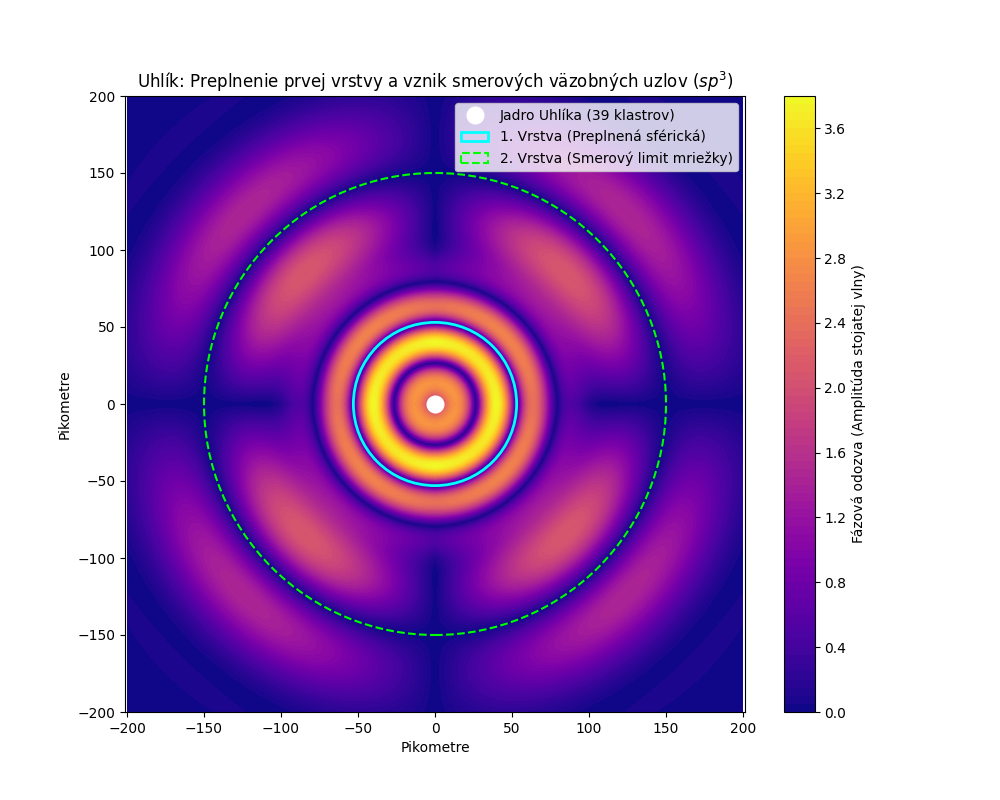

Write the Python code that produced this figure.
import numpy as np
import matplotlib.pyplot as plt


class KomplexnaInterferencia:
    """
    Engine demonštrujúci preplnenie prvej rezonančnej vrstvy
    a vznik smerových uzlov (sp3) pri uhlíku v Higgsovej mriežke.
    """

    def __init__(self, rozlisenie=300):
        # Širšie zorné pole pre zobrazenie druhej vrstvy
        x = np.linspace(-200, 200, rozlisenie)
        y = np.linspace(-200, 200, rozlisenie)
        self.X, self.Y = np.meshgrid(x, y)

        # Prevod do polárnych súradníc pre jednoduchšiu prácu so smerovosťou vĺn
        self.R = np.sqrt(self.X ** 2 + self.Y ** 2)
        self.Theta = np.arctan2(self.Y, self.X)
        self.R[self.R == 0] = 0.1  # Ochrana proti deleniu nulou

        # Limity mriežky
        self.limit_1_vrstva = 53.0  # Polomer prvej (preplnenej) vrstvy
        self.limit_2_vrstva = 150.0  # Polomer druhej (smerovej) vrstvy

    def simuluj_uhlik(self):
        """
        Simuluje 18 vytŕčajúcich gluónov uhlíka.
        Prvá vrstva sa preplní (sférická) a druhá vrstva sa formuje
        pozdĺž smerových osí ikosahedra (4 uzly v 2D reze).
        """
        vlnove_cislo_1 = 2 * np.pi / self.limit_1_vrstva
        vlnove_cislo_2 = 2 * np.pi / self.limit_2_vrstva

        # 1. PRVÁ VRSTVA: Masívny sférický nápor z 18 gluónov
        # Tlmíme ju vo väčšej vzdialenosti, pretože energia sa "vytláča" von
        amplituda_1 = (18 * np.sin(vlnove_cislo_1 * self.R)) / (self.R * 0.1)
        maska_1 = np.exp(-(self.R - self.limit_1_vrstva) ** 2 / 1000)
        vlna_1 = amplituda_1 * maska_1

        # 2. DRUHÁ VRSTVA: Smerové šírenie (odtlačok vrcholov ikosahedra)
        # Matematicky pridáme uhlovú závislosť (sin(2*Theta)), ktorá vytvorí 4 uzly
        smerovy_faktor = np.abs(np.sin(2 * self.Theta))

        # Rezonancia druhej vrstvy vzniká len tam, kde smerový faktor zosilňuje vlnu
        amplituda_2 = (18 * np.sin(vlnove_cislo_2 * self.R)) / (self.R * 0.05)
        maska_2 = np.exp(-(self.R - self.limit_2_vrstva) ** 2 / 3000)
        vlna_2 = amplituda_2 * maska_2 * smerovy_faktor

        # Celková fázová mapa je súčtom oboch rezonancií
        celkova_rezonancia = vlna_1 + vlna_2
        return celkova_rezonancia


# --- Spustenie a Vizualizácia ---
if __name__ == "__main__":
    engine = KomplexnaInterferencia()
    rezonancna_mapa = engine.simuluj_uhlik()

    plt.figure(figsize=(10, 8))

    # Vykreslíme mapu stojatých vĺn
    plt.contourf(engine.X, engine.Y, np.abs(rezonancna_mapa), levels=80, cmap='plasma')
    plt.colorbar(label='Fázová odozva (Amplitúda stojatej vlny)')

    # Vyznačenie jadra Uhlíka (39 klastrov)
    plt.plot(0, 0, 'wo', markersize=12, label='Jadro Uhlíka (39 klastrov)')

    # Vyznačenie preplnenej prvej vrstvy
    kruh_1 = plt.Circle((0, 0), 53, color='cyan', fill=False, linestyle='-', linewidth=2,
                        label='1. Vrstva (Preplnená sférická)')
    plt.gca().add_patch(kruh_1)

    # Vyznačenie druhej (smerovej) vrstvy
    kruh_2 = plt.Circle((0, 0), 150, color='lime', fill=False, linestyle='--', linewidth=1.5,
                        label='2. Vrstva (Smerový limit mriežky)')
    plt.gca().add_patch(kruh_2)

    plt.title("Uhlík: Preplnenie prvej vrstvy a vznik smerových väzobných uzlov ($sp^3$)")
    plt.xlabel("Pikometre")
    plt.ylabel("Pikometre")
    plt.legend(loc='upper right')
    plt.axis('equal')
    plt.show()
